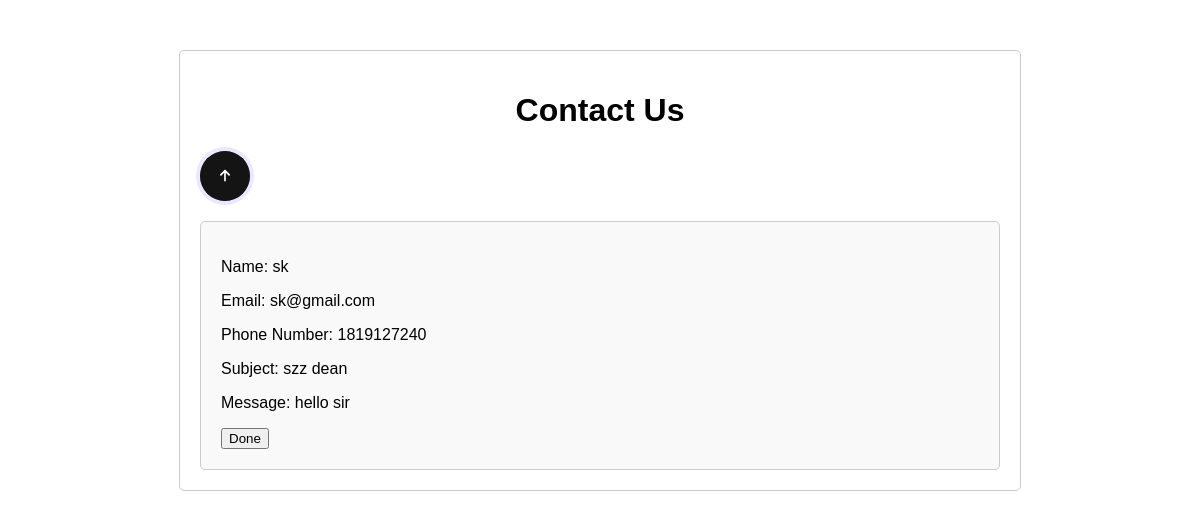
/displayContact/, run on an earlier commit of the app's database.
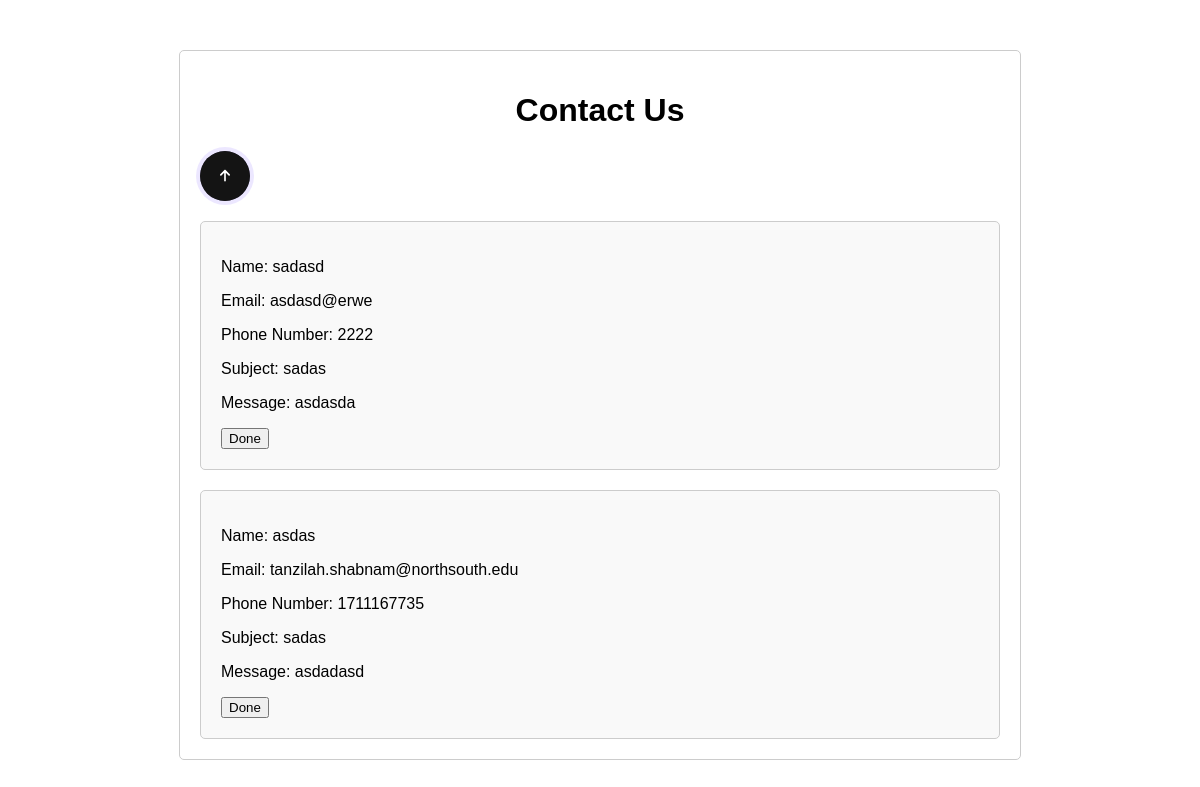
And on a later commit of the database.
### myapp/models.py (models this page shows)
class contactUs(models.Model) :
    contactFullName = models.CharField(max_length=50)
    contactEmail = models.CharField(max_length=50)
    contactPhoneNumber = models.IntegerField()
    contactSubject = models.CharField(max_length=50)
    contactMessage = models.TextField()

### myapp/views.py (the view)
# urls.py: path('displayContact/', views.displayContactView, name = "displayContact"),
def displayContactView(request):
    contacts = contactUsModel.objects.filter()
    args = {
        "contacts": contacts,
    }
    return render(request, "contactAdmin.html",args)

### templates/contactAdmin.html (shortened to what this page needs)
{% load static %}
<!DOCTYPE html>
<html lang="en">
<head>
</head>
<body>
    <div class="container">
        <h1>Contact Us</h1>
        <a href="{% url 'dashboard' %}" class="button">
            <button class="button">
                <svg class="svgIcon" viewBox="0 0 384 512">
                  <path
                    d="M214.6 41.4c-12.5-12.5-32.8-12.5-45.3 0l-160 160c-12.5 12.5-12.5 32.8 0 45.3s32.8 12.5 45.3 0L160 141.2V448c0 17.7 14.3 32 32 32s32-14.3 32-32V141.2L329.4 246.6c12.5 12.5 32.8 12.5 45.3 0s12.5-32.8 0-45.3l-160-160z"
                  ></path>
                </svg>
            </button>
        </a>
        {% for i in contacts %}
        <div class="message">
            <p>Name: {{i.contactFullName}} </p>
            <p>Email: {{i.contactEmail}}</p>
            <p>Phone Number: {{i.contactPhoneNumber}}</p>
            <p>Subject: {{i.contactSubject}}</p>
            <p>Message: {{i.contactMessage}}</p>
            <form action="{% url 'deleteContact' i.id %}" method="POST">
                <input type="submit" name="track" value="Done">
            </form>
        </div>
        {% endfor %}
    </div>
</body>
</html>

What changed in the data, as far as the page shows it:
removed contactUs: contactFullName "sk", contactEmail "sk@gmail.com", contactPhoneNumber "1819127240", contactSubject "szz dean", contactMessage "hello sir"
added contactUs: contactFullName "sadasd", contactEmail "asdasd@erwe", contactPhoneNumber "2222", contactSubject "sadas", contactMessage "asdasda"
added contactUs: contactFullName "asdas", contactEmail "tanzilah.shabnam@northsouth.edu", contactPhoneNumber "1711167735", contactSubject "sadas", contactMessage "asdadasd"
